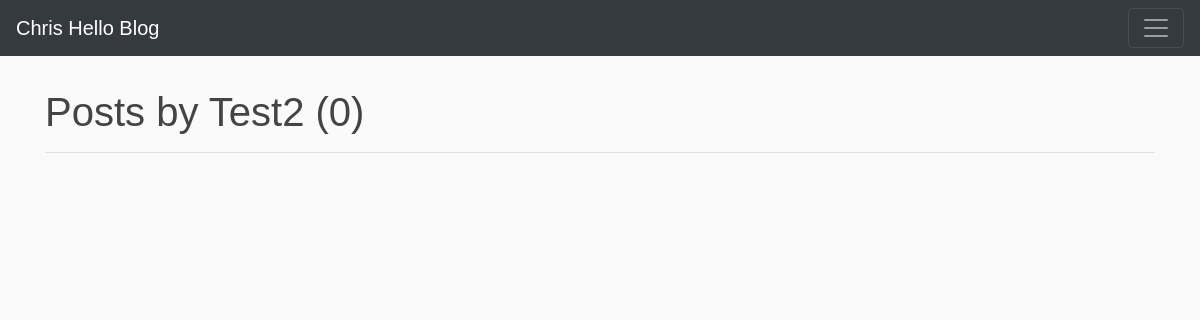
Page /user/Test2 on the earlier database version.
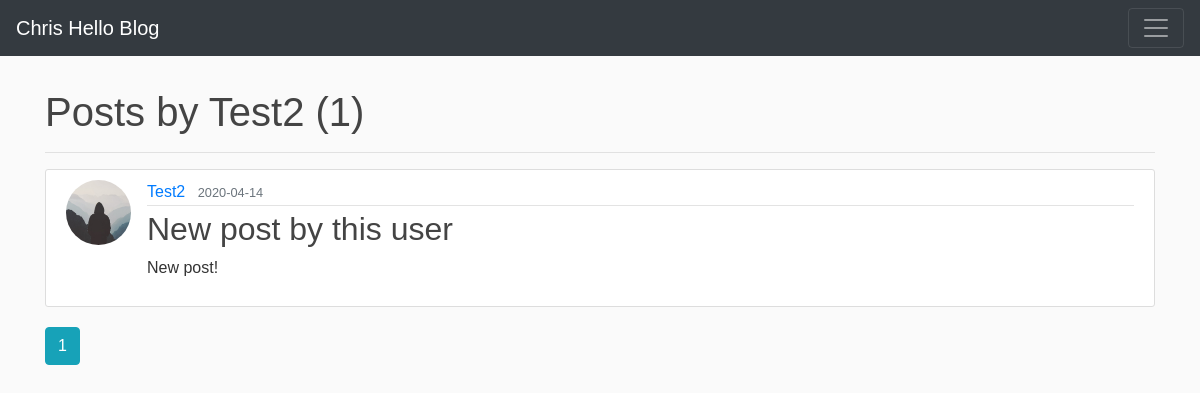
Same page on the later database version.
### flaskblog/models.py (models this page shows, shortened)
class Post(db.Model):
    id = db.Column(db.Integer, primary_key = True)
    title = db.Column(db.String(100), nullable = False) #cant be null, must exist
    content = db.Column(db.Text, nullable = False)
    date_posted = db.Column(db.DateTime, nullable = False, default = datetime.utcnow)
    user_id = db.Column(db.Integer, db.ForeignKey('user.id'), nullable = False) # relates to the 'id' column of 'user' table (which explains the lowercase 'user')

class User(db.Model, UserMixin):
    id = db.Column(db.Integer, primary_key=True)
    username = db.Column(db.String(20), unique=True, nullable = False) #max length 20, must be unique
    email = db.Column(db.String(120), unique=True, nullable = False)
    image_file = db.Column(db.String(20), nullable = False, default='default.jpg') #length 20 because it'll hold the hash of their image
    password = db.Column(db.String(60), nullable = False)
    posts = db.relationship('Post', backref = 'author', lazy = True) # relationship, not a column!

### flaskblog/users/routes.py (the view)
@users.route('/user/<string:username>') # show all the posts for a specific user
def user_posts(username):
    page = request.args.get('page', 1, type = int) # look for optional parameter in GET request, default to 1, of type int
    user = User.query.filter_by(username = username).first_or_404() # using the username variable passed to us from the route, get the first query from db, otherwise return 404
    posts = (Post.query.filter_by(author = user)
                .order_by(Post.date_posted.desc())
                .paginate(page = page, per_page = 5)
            ) # parenthesis method to break apart a long line
    return render_template('user_posts.html', posts = posts, user = user, title = "User Posts")

### flaskblog/templates/user_posts.html (shortened to what this page needs)
{% extends 'base.html' %}
{% block body %}
<br>
<h1 style="display:inline">Posts by {{ user.username }} ({{ posts.total }})</h1>
<hr>
{% for post in posts.items %}
<article class="media content-section">
  <img class="rounded-circle article-img" src="{{ url_for('static', filename='profile_pics/' + post.author.image_file) }}">
  <div class="media-body">
    <div class="article-metadata">
      <a class="mr-2" href="{{ url_for('users.user_posts', username=post.author.username) }}">{{ post.author.username }}</a>
      <small class="text-muted">{{ post.date_posted.strftime('%Y-%m-%d') }}</small>
    </div>
    <h2><a class="article-title" href="{{ url_for('posts.post', id = post.id) }}">{{ post.title }}</a></h2>
    <p class="article-content">{{ post.content }}</p>
  </div>
</article>
{% endfor %}
{% for page_num in posts.iter_pages(left_edge=1, right_edge=1, left_current=1, right_current=2) %}
  {% if page_num %}
    {% if posts.page == page_num %}
      <a class="btn btn-info mb-4" href="{{ url_for('users.user_posts', username = user.username, page = page_num) }}">{{ page_num }}</a>
    {% else %}
      <a class="btn btn-outline-info mb-4" href="{{ url_for('users.user_posts', username = user.username, page = page_num) }}">{{ page_num }}</a>
    {% endif %}
  {% else %}
    ...
  {% endif %}
{% endfor %}
{% endblock %}

Differences in the rows shown:
added Post: image_file (placeholder picture), author.username "Test2", date_posted "2020-04-14", title "New post by this user", content "New post!"
Other differences:
{{ posts.total }}: "0" → "1"
new list line: "1"
